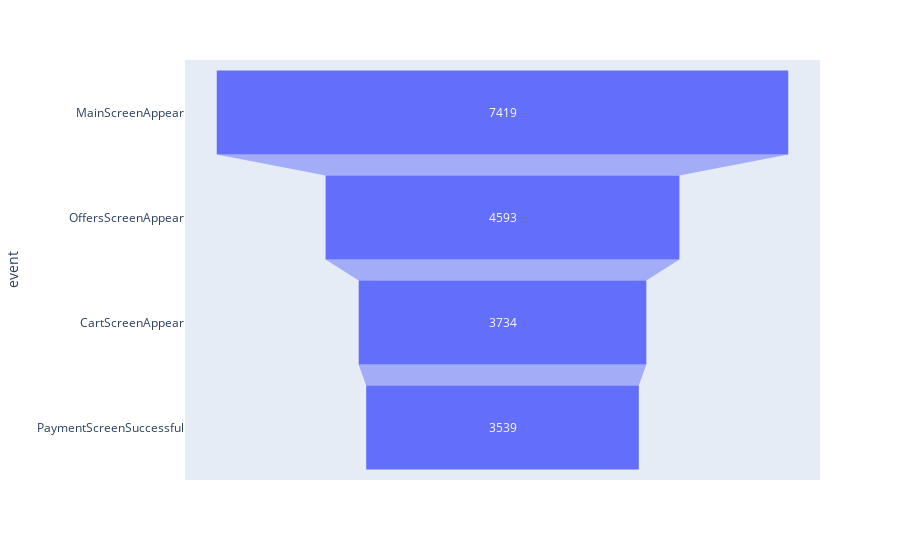

The cell this chart's notebook holds for it:
### Markdown cell above
<div class="alert alert-block alert-danger">
<b>Reviewer's comment</b> <a class="tocSkip"></a>
    
~~Please create the funnel graphs at this step~~ 
    
~~You can use plotly~~ 
</div>

### Code cell
#REVIEWER CODE thanks for the help
import plotly.express as px
res = event_counts.reset_index().rename(columns = {'index':'event', 0:'number_of_users'})
fig=px.funnel(res,y='event',x= 'number_of_users')
fig.show()

### Figure 1 — Plotly figure (JSON) as saved in the notebook; plotly's stock layout.template omitted (floating-point values rounded to 4 significant figures)
{"data": [{"hovertemplate": "number_of_users=%{x}<br>event=%{y}<extra></extra>", "legendgroup": "", "marker": {"color": "#636efa"}, "name": "", "orientation": "h", "showlegend": false, "type": "funnel", "x": [7419, 4593, 3734, 3539], "xaxis": "x", "y": ["MainScreenAppear", "OffersScreenAppear", "CartScreenAppear", "PaymentScreenSuccessful"], "yaxis": "y"}], "layout": {"legend": {"tracegroupgap": 0}, "margin": {"t": 60}, "xaxis": {"anchor": "y", "domain": [0, 1], "title": {"text": "number_of_users"}}, "yaxis": {"anchor": "x", "domain": [0, 1], "title": {"text": "event"}}}}
